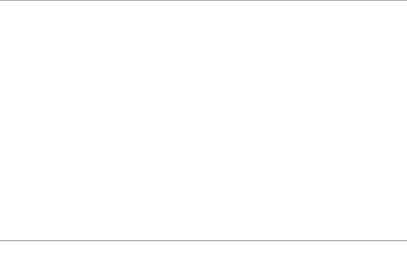
<?xml version="1.0" encoding="UTF-8"?>
<ui version="4.0">
 <class>ChatView</class>
 <widget class="QWidget" name="ChatView">
  <property name="geometry">
   <rect>
    <x>0</x>
    <y>0</y>
    <width>407</width>
    <height>280</height>
   </rect>
  </property>
  <property name="windowTitle">
   <string>Form</string>
  </property>
  <property name="styleSheet">
   <string notr="true"/>
  </property>
  <widget class="QTextBrowser" name="tb_chat">
   <property name="geometry">
    <rect>
     <x>-1</x>
     <y>0</y>
     <width>411</width>
     <height>241</height>
    </rect>
   </property>
  </widget>
  <widget class="QLineEdit" name="le_chatText">
   <property name="geometry">
    <rect>
     <x>-2</x>
     <y>240</y>
     <width>411</width>
     <height>41</height>
    </rect>
   </property>
  </widget>
 </widget>
 <resources/>
 <connections/>
</ui>
